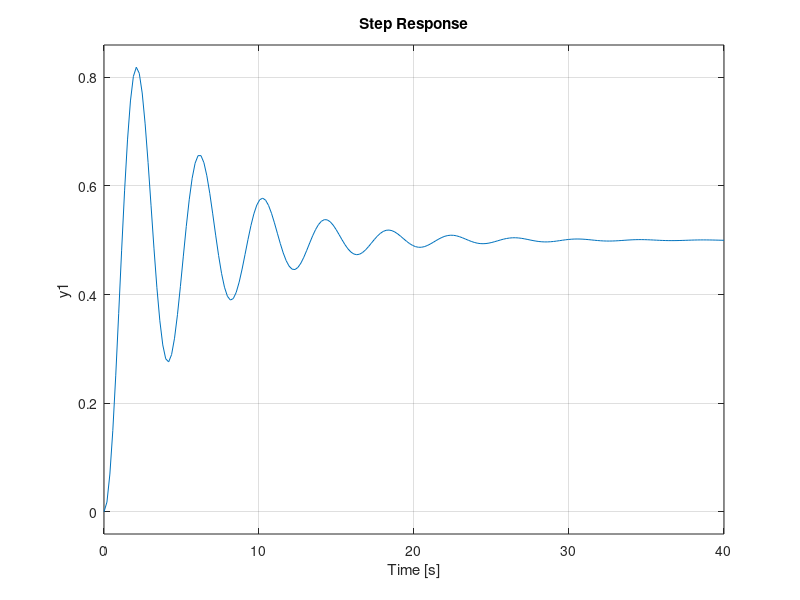
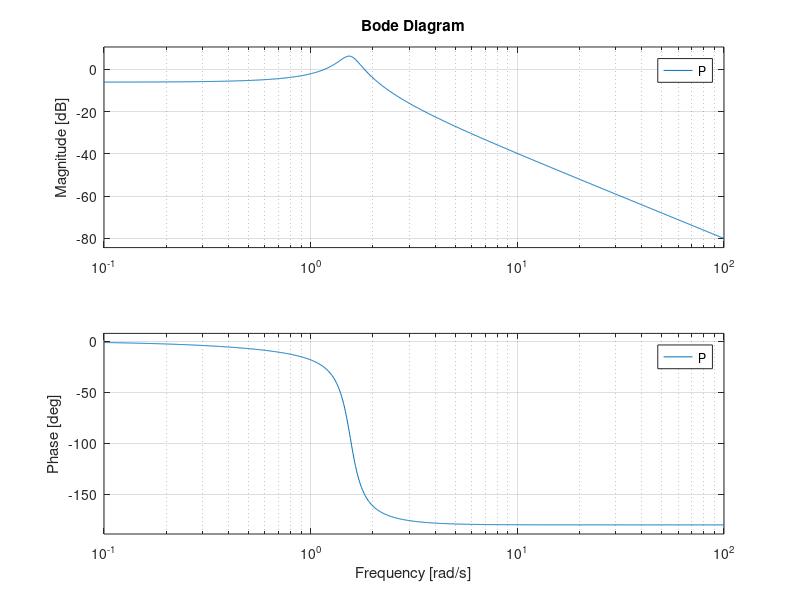

These charts were generated, in order, by the following MATLAB code:
clear all
close all

pkg load control  %controlパッケージの読み込み

s =tf('s');
P = (s+2)/(s^3+2*s^2+3*s+4);  %伝達関数の定義

figure(1);
step(P);   %伝達関数Gのステップ応答を描画

figure(2);
bode(P);   %伝達関数Gのボード線図を描画


